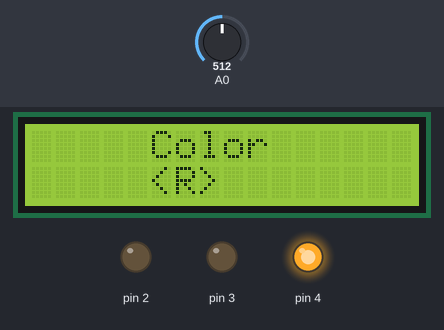
Recording of a sketch running on a simulated Arduino Uno, built with avr-gcc and run on an emulated ATmega328P. On the bench: 16×2 character LCD, output pins drawn as LEDs (lit = HIGH). The inputs (shaded band) are chosen by the test bench; at power-on: A0 = 512.

Above: at 1.2 s.
1.3 s: A0 set to 493
At 2.2 s:
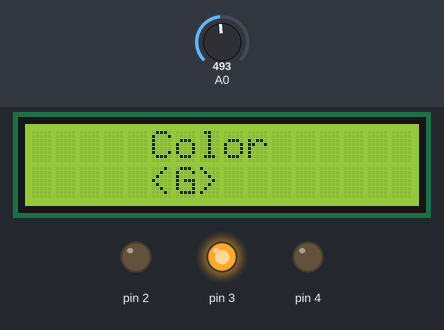
2.8 s: A0 set to 262
4.3 s: A0 set to 242
At 5.5 s:
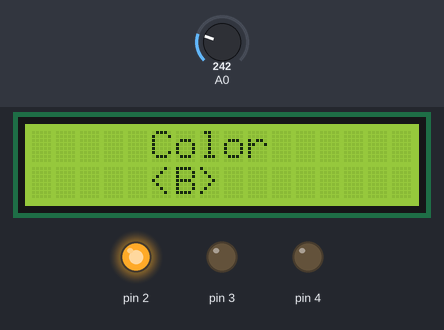
5.8 s: A0 set to 260
At 7.0 s:
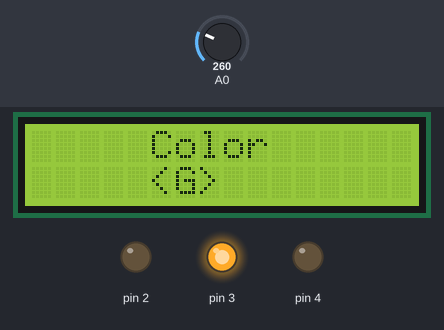
7.3 s: A0 set to 240
At 8.1 s:
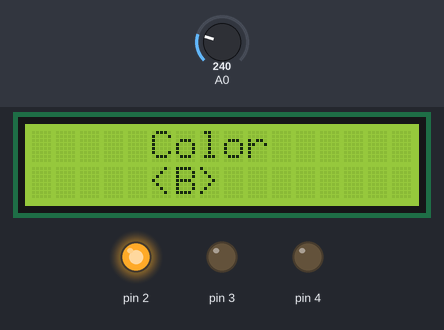
Timing chart, 0 to 9.8 s (numbered marks = the images above; inputs shaded):
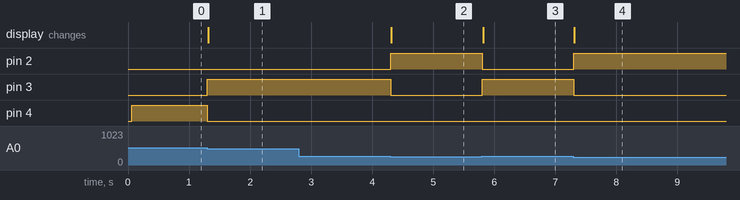

Measured:
- the behaviour switches between 501 and 500 on A0 (found by bisection; images 0 and 1)
- the behaviour switches between 251 and 250 on A0 (found by bisection; images 1 and 2)
- after the input at 1.3 s, pin 3: LOW → HIGH at once; pin 4: HIGH → LOW at once; the display: changes at once (image 1)
- after the input at 2.8 s, every drawn part: stays the same
- after the input at 4.3 s, pin 2: LOW → HIGH at once; pin 3: HIGH → LOW at once; the display: changes at once (image 2)
- after the input at 5.8 s, pin 2: HIGH → LOW at once; pin 3: LOW → HIGH at once; the display: changes at once (image 3)
- after the input at 7.3 s, pin 2: LOW → HIGH at once; pin 3: HIGH → LOW at once; the display: changes at once (image 4)

The sketch:

ex03.ino
```cpp
#include <Wire.h>
#include <LiquidCrystal_I2C.h>

LiquidCrystal_I2C lcd(0x27,16,2);

int val=0;

void setup()
{
  lcd.init();
  pinMode(2, OUTPUT);
  pinMode(3, OUTPUT);
  pinMode(4, OUTPUT);
  lcd.backlight();
}

void loop()
{
  val = analogRead(A0);
  if (val <= 250) {
    digitalWrite(2, HIGH);
    digitalWrite(3, LOW);
    digitalWrite(4, LOW);;
    lcd.setCursor(5,0);
    lcd.print("Color");
    lcd.setCursor(5,1);
    lcd.print("<B>");
  }
  else if(val > 250 && val <= 500){
    digitalWrite(2, LOW);
    digitalWrite(3, HIGH);
    digitalWrite(4, LOW);
    lcd.setCursor(5,0);
    lcd.print("Color");
    lcd.setCursor(5,1);
    lcd.print("<G>");
  }
  else{
    digitalWrite(2, LOW);
    digitalWrite(3, LOW);
    digitalWrite(4, HIGH);
    lcd.setCursor(5,0);
    lcd.print("Color");
    lcd.setCursor(5,1);
    lcd.print("<R>");
  }
}
```
